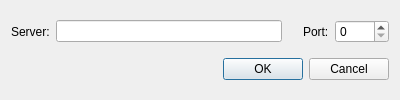
<?xml version="1.0" encoding="UTF-8"?>
<ui version="4.0">
 <class>ServerDialog</class>
 <widget class="QDialog" name="ServerDialog">
  <property name="geometry">
   <rect>
    <x>0</x>
    <y>0</y>
    <width>400</width>
    <height>100</height>
   </rect>
  </property>
  <property name="windowTitle">
   <string>Choose Server</string>
  </property>
  <layout class="QVBoxLayout" name="verticalLayout">
   <item>
    <layout class="QHBoxLayout" name="horizontalLayout_3">
     <item>
      <layout class="QHBoxLayout" name="horizontalLayout">
       <item>
        <widget class="QLabel" name="serverLabel">
         <property name="text">
          <string>Server:</string>
         </property>
        </widget>
       </item>
       <item>
        <widget class="QLineEdit" name="serverLineEdit"/>
       </item>
      </layout>
     </item>
     <item>
      <spacer name="horizontalSpacer">
       <property name="orientation">
        <enum>Qt::Horizontal</enum>
       </property>
       <property name="sizeType">
        <enum>QSizePolicy::Fixed</enum>
       </property>
       <property name="sizeHint" stdset="0">
        <size>
         <width>15</width>
         <height>20</height>
        </size>
       </property>
      </spacer>
     </item>
     <item>
      <layout class="QHBoxLayout" name="horizontalLayout_2">
       <item>
        <widget class="QLabel" name="portLabel">
         <property name="text">
          <string>Port:</string>
         </property>
        </widget>
       </item>
       <item>
        <widget class="QSpinBox" name="portSpinBox">
         <property name="maximum">
          <number>9999</number>
         </property>
        </widget>
       </item>
      </layout>
     </item>
    </layout>
   </item>
   <item>
    <widget class="QDialogButtonBox" name="buttonBox">
     <property name="orientation">
      <enum>Qt::Horizontal</enum>
     </property>
     <property name="standardButtons">
      <set>QDialogButtonBox::Cancel|QDialogButtonBox::Ok</set>
     </property>
    </widget>
   </item>
  </layout>
 </widget>
 <resources/>
 <connections>
  <connection>
   <sender>buttonBox</sender>
   <signal>accepted()</signal>
   <receiver>ServerDialog</receiver>
   <slot>accept()</slot>
   <hints>
    <hint type="sourcelabel">
     <x>248</x>
     <y>254</y>
    </hint>
    <hint type="destinationlabel">
     <x>157</x>
     <y>274</y>
    </hint>
   </hints>
  </connection>
  <connection>
   <sender>buttonBox</sender>
   <signal>rejected()</signal>
   <receiver>ServerDialog</receiver>
   <slot>reject()</slot>
   <hints>
    <hint type="sourcelabel">
     <x>316</x>
     <y>260</y>
    </hint>
    <hint type="destinationlabel">
     <x>286</x>
     <y>274</y>
    </hint>
   </hints>
  </connection>
 </connections>
</ui>
